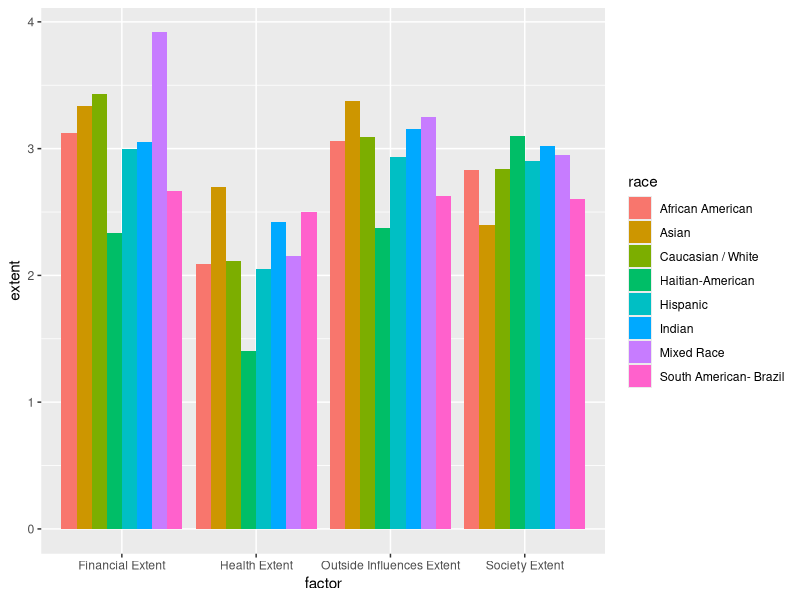
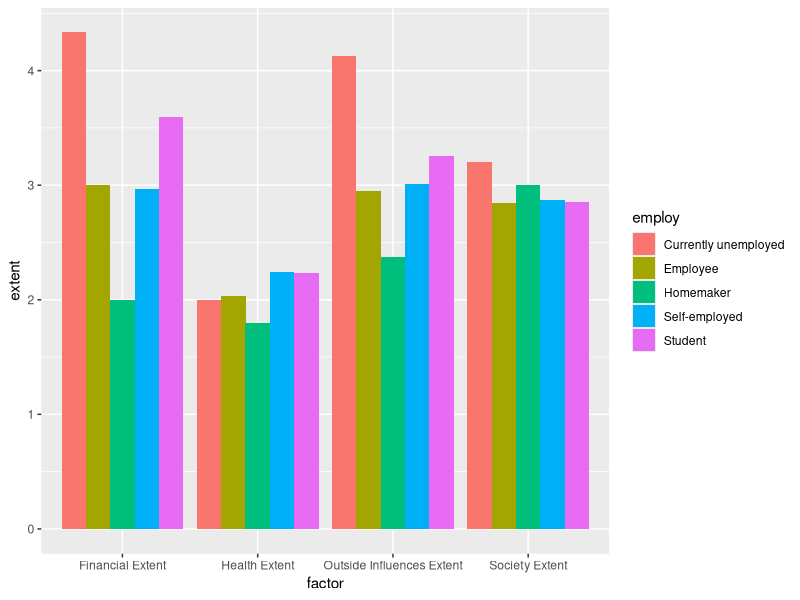
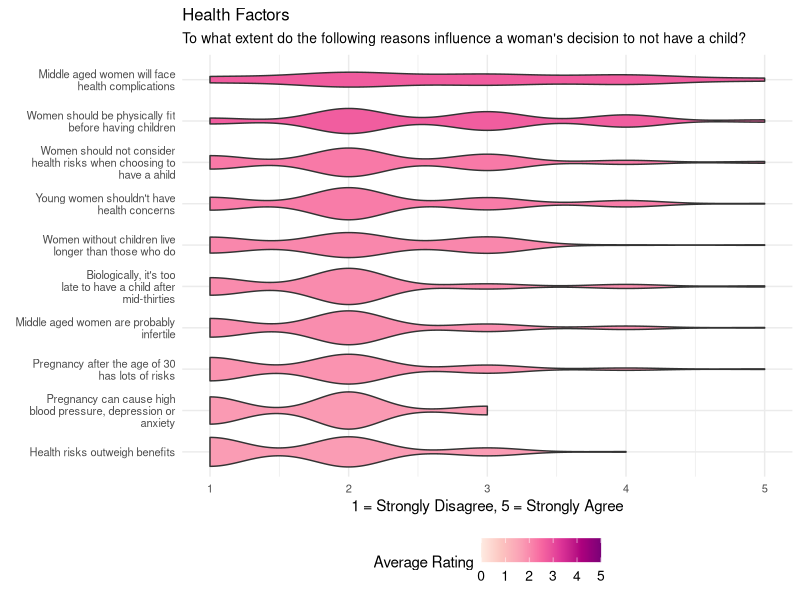
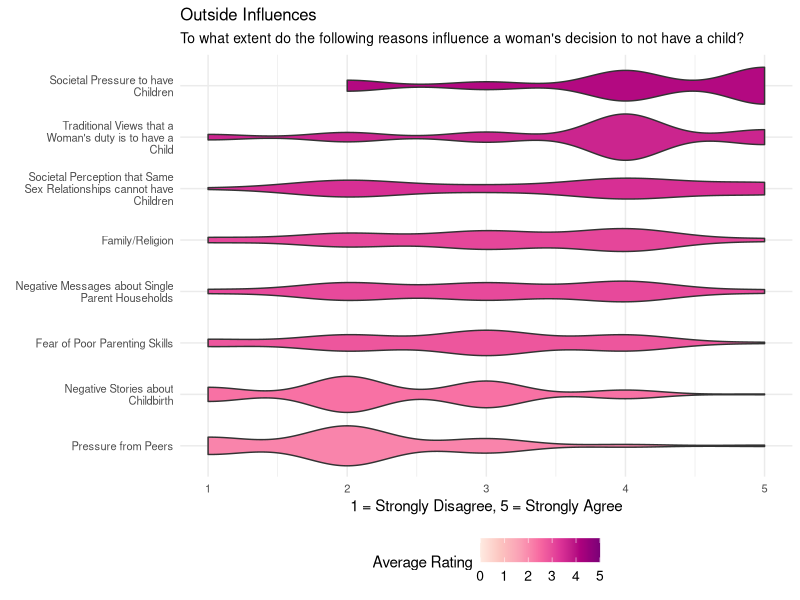
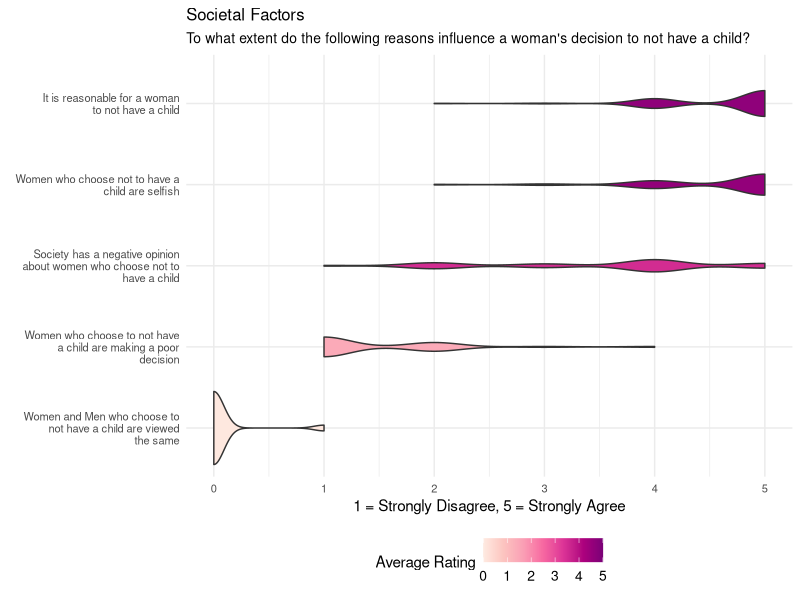
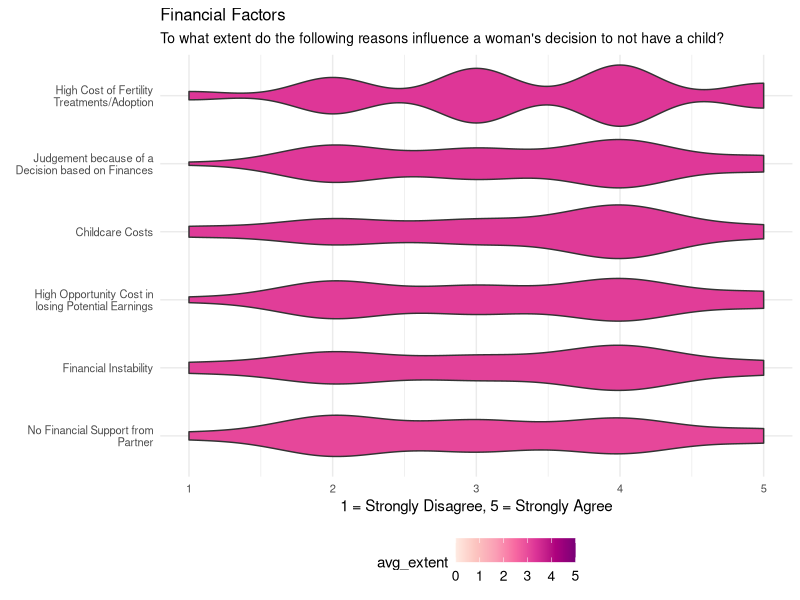

These figures' R source, in order:
## ---- chunk 1
knitr::opts_chunk$set(echo = TRUE)
## ---- chunk 2
library(readr)
library(tidyverse)
nj <- read_csv("njsurvey.csv")
q <- read_csv("questions.csv")

nj <- nj %>%
  subset(Gender != "Male")

nj <- subset (nj, select = -Q7) %>%
  rename(employ = "Employment Status")

financial <- nj %>%
  subset(select = -c(Q8:Q30)) %>%
  rename(race = "Race/Ethnicity")
financial <- financial %>% pivot_longer(
    cols = starts_with("Q"),
    names_to = "question",
    values_to = "extent",
    values_drop_na = TRUE
  )

society <- nj %>%
  subset(select = -c(Q1:Q6, Q13:Q30)) %>%
  rename(race = "Race/Ethnicity")
society <- society %>% pivot_longer(
    cols = starts_with("Q"),
    names_to = "question",
    values_to = "extent",
    values_drop_na = TRUE
  )

outinfluences <- nj %>%
  subset(select = -c(Q1:Q12, Q21:Q30)) %>%
  rename(race = "Race/Ethnicity")
outinfluences <- outinfluences %>% pivot_longer(
    cols = starts_with("Q"),
    names_to = "question",
    values_to = "extent",
    values_drop_na = TRUE
  )

health <- nj %>%
  subset(select = -c(Q1:Q20)) %>%
  rename(race = "Race/Ethnicity")
health <- health %>% pivot_longer(
    cols = starts_with("Q"),
    names_to = "question",
    values_to = "extent",
    values_drop_na = TRUE
  )



## ---- chunk 3
race_financial <- financial %>%
  group_by(race) %>%
  summarise(mean(extent))%>%
  rename("Financial Extent" = "mean(extent)")

race_society <- society %>%
  group_by(race) %>%
  summarise(mean(extent)) %>%
  rename("Society Extent" = "mean(extent)")

race_outinfluences <- outinfluences %>%
  group_by(race) %>%
  summarise(mean(extent)) %>%
  rename("Outside Influences Extent" = "mean(extent)")

race_health <- health %>%
  group_by(race) %>%
  summarise(mean(extent)) %>%
  rename("Health Extent" = "mean(extent)")

df_list <- list(race_financial, race_society, race_outinfluences, race_health)

race_factors <- df_list %>% reduce(full_join, by='race')


## ---- chunk 4
race_factors <- pivot_longer(race_factors, cols = !race, names_to = "factor", values_to = "extent")
## ---- chunk 5
ggplot(race_factors, aes(x= factor, y = extent)) +
  geom_bar(aes(fill = race), stat = "identity",position = "dodge")
## ---- chunk 6
employ_financial <- financial %>%
  group_by(employ) %>%
  summarise(mean(extent))%>%
  rename("Financial Extent" = "mean(extent)")

employ_society <- society %>%
  group_by(employ) %>%
  summarise(mean(extent)) %>%
  rename("Society Extent" = "mean(extent)")

employ_outinfluences <- outinfluences %>%
  group_by(employ) %>%
  summarise(mean(extent)) %>%
  rename("Outside Influences Extent" = "mean(extent)")

employ_health <- health %>%
  group_by(employ) %>%
  summarise(mean(extent)) %>%
  rename("Health Extent" = "mean(extent)")

df_list <- list(employ_financial, employ_society, employ_outinfluences, employ_health)

employ_factors <- df_list %>% reduce(full_join, by='employ')

employ_factors <- pivot_longer(employ_factors, cols = !employ, names_to = "factor", values_to = "extent")


ggplot(employ_factors, aes(x= factor, y = extent)) +
  geom_bar(aes(fill = employ), stat = "identity",position = "dodge")

## ---- chunk 7
question_nums <- unique(health$question)
question_text <- c("Middle aged women are probably infertile", "Middle aged women will face health complications", "Women without children live longer than those who do", "Women should be physically fit before having children", "Pregnancy can cause high blood pressure, depression or anxiety", "Health risks outweigh benefits", "Young women shouldn't have health concerns","Women should not consider health risks when choosing to have a ahild", "Pregnancy after the age of 30 has lots of risks", "Biologically, it's too late to have a child after mid-thirties")

health$question_text <- plyr::mapvalues(health$question, 
          from = question_nums, 
          to = question_text)

health <- health %>% 
  group_by(question_text) %>% 
  mutate(avg_extent = mean(extent))

ggplot(health, aes(x = extent, y= reorder(question_text, extent, mean), fill = avg_extent)) +
  geom_violin() +
  labs(title = "Health Factors",
       subtitle = "To what extent do the following reasons influence a woman's decision to not have a child?",
       x = "1 = Strongly Disagree, 5 = Strongly Agree", 
       y = element_blank(),
       fill = "Average Rating") +
  scale_fill_distiller(palette = "RdPu", direction = 1, limits = c(0, 5)) +
  scale_y_discrete(labels = function(x) stringr::str_wrap(x, width = 30)) +
  theme_minimal() +
  theme(legend.position = "bottom",
        legend.text=element_text(size=10),
        axis.text=element_text(size=8),
        plot.title=element_text(size=12),
        plot.subtitle=element_text(size=10)) 
## ---- chunk 8
question_nums <- unique(outinfluences$question)
question_text <- c("Negative Stories about Childbirth", "Negative Messages about Single Parent Households", "Family/Religion", "Pressure from Peers", "Fear of Poor Parenting Skills", "Societal Pressure to have Children", "Societal Perception that Same Sex Relationships cannot have Children", "Traditional Views that a Woman's duty is to have a Child")

outinfluences$question_text <- plyr::mapvalues(outinfluences$question, 
          from = question_nums, 
          to = question_text)

outinfluences <- outinfluences %>% 
  group_by(question_text) %>% 
  mutate(avg_extent = mean(extent))

ggplot(outinfluences, aes(x = extent, y= reorder(question_text, extent, mean), fill = avg_extent)) +
  geom_violin() +
  labs(title = "Outside Influences",
       subtitle = "To what extent do the following reasons influence a woman's decision to not have a child?", 
       x = "1 = Strongly Disagree, 5 = Strongly Agree", 
       y = element_blank(), 
       fill = "Average Rating") +
  scale_fill_distiller(palette = "RdPu", direction = 1, limits = c(0, 5)) +
  scale_y_discrete(labels = function(x) stringr::str_wrap(x, width = 30)) +
  theme_minimal() +
  theme(legend.position = "bottom",
        legend.text=element_text(size=10),
        axis.text=element_text(size=8),
        plot.title=element_text(size=12),
        plot.subtitle=element_text(size=10))
## ---- chunk 9
question_nums <- unique(society$question)
question_text <- c("It is reasonable for a woman to not have a child", "Society has a negative opinion about women who choose not to have a child", "Women who choose to not have a child are making a poor decision", "Women and Men who choose to not have a child are viewed the same", "Women who choose not to have a child are selfish")

society$question_text <- plyr::mapvalues(society$question, 
          from = question_nums, 
          to = question_text)

society <- society %>% 
  group_by(question_text) %>% 
  mutate(avg_extent = mean(extent))

ggplot(society, aes(x = extent, y= reorder(question_text, extent, mean), fill = avg_extent)) +
  geom_violin() +
  labs(title = "Societal Factors",
       subtitle = "To what extent do the following reasons influence a woman's decision to not have a child?", 
       x = "1 = Strongly Disagree, 5 = Strongly Agree", 
       y = element_blank(),
       fill = "Average Rating") +
  scale_fill_distiller(palette = "RdPu", direction = 1, limits = c(0, 5)) +
  scale_y_discrete(labels = function(x) stringr::str_wrap(x, width = 30)) +
  theme_minimal() +
  theme(legend.position = "bottom",
        legend.text=element_text(size=10),
        axis.text=element_text(size=8),
        plot.title=element_text(size=12),
        plot.subtitle=element_text(size=10)) 
## ---- chunk 10
question_nums <- unique(financial$question)
question_text <- c("Financial Instability", "Childcare Costs", "Judgement because of a Decision based on Finances", "High Opportunity Cost in losing Potential Earnings", "High Cost of Fertility Treatments/Adoption", "No Financial Support from Partner")

financial$question_text <- plyr::mapvalues(financial$question, 
          from = question_nums, 
          to = question_text)

financial <- financial %>% 
  group_by(question_text) %>% 
  mutate(avg_extent = mean(extent))

ggplot(financial, aes(x = extent, y= reorder(question_text, extent, mean), fill = avg_extent)) +
  geom_violin() +
  labs(title = "Financial Factors",
       subtitle = "To what extent do the following reasons influence a woman's decision to not have a child?", x = "1 = Strongly Disagree, 5 = Strongly Agree", y = element_blank()) +
  scale_fill_distiller(palette = "RdPu", direction = 1, limits = c(0, 5)) +
  scale_y_discrete(labels = function(x) stringr::str_wrap(x, width = 30)) +
  theme_minimal() +
  theme(legend.position = "bottom",
        legend.text=element_text(size=10),
        axis.text=element_text(size=8),
        plot.title=element_text(size=12),
        plot.subtitle=element_text(size=10)) 
